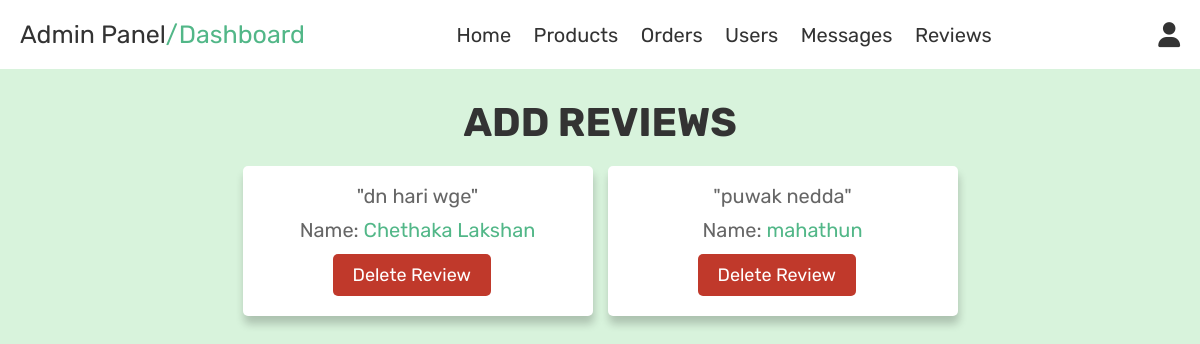
Before: /admin_reviews.php (signed in) with the older database file.
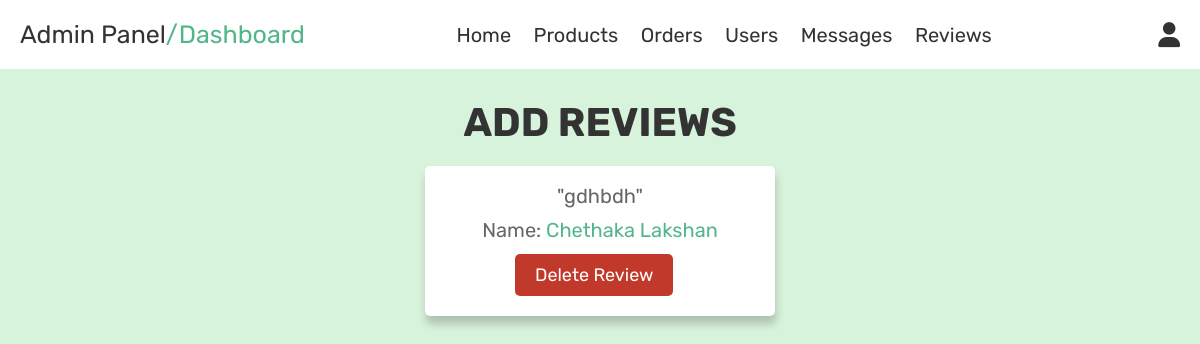
After: the same page with the newer database file.
### tables this page shows
CREATE TABLE `reviews` (
  `id` int(11) NOT NULL,
  `message_id` int(100) NOT NULL,
  `r_date` date NOT NULL,
  `r_name` varchar(50) NOT NULL,
  `r_comment` varchar(100) NOT NULL
);

### admin_reviews.php (the view, shortened to what this page needs)
<?php
include 'config.php';
?>
<!DOCTYPE html>
<html lang="en">
<head>
    <link rel="stylesheet" href="https://cdnjs.cloudflare.com/ajax/libs/font-awesome/6.0.0/css/all.min.css">
    <link rel="stylesheet" href="css/admin_style.css">
</head>
<body>
    <?php include 'admin_header.php'; ?>
    <section class="messages">
        <h1 class="title">Add Reviews</h1>
        <div class="box-container">
            <?php
            $select_message = mysqli_query($conn, "SELECT * FROM `reviews` ") or die('query failed');
            if (mysqli_num_rows($select_message) > 0) {
                while ($fetch_message = mysqli_fetch_assoc($select_message)) {
            ?>
                    <div class="box">
                        <p><?php echo '"' . $fetch_message['r_comment'] . '"'; ?></p>
                        <p> Name: <span><?php echo $fetch_message['r_name']; ?></span> </p>
                        <a href="admin_reviews.php?delete=<?php echo $fetch_message['id']; ?>" onclick="return confirm('Delete this review?');" class="delete-btn" style = 'margin-left:7rem;'>Delete Review</a>
                    </div>
            <?php
                }
            } else {
                echo '<p class="empty" style="border:transparent;">You have no reviews!</p>';
            }
            ?>
        </div>
    </section>
</body>
</html>

Changed rows visible on the page:
removed reviews: r_comment "dn hari wge", r_name "Chethaka Lakshan"
removed reviews: r_comment "puwak nedda", r_name "mahathun"
added reviews: r_comment "gdhbdh", r_name "Chethaka Lakshan"
